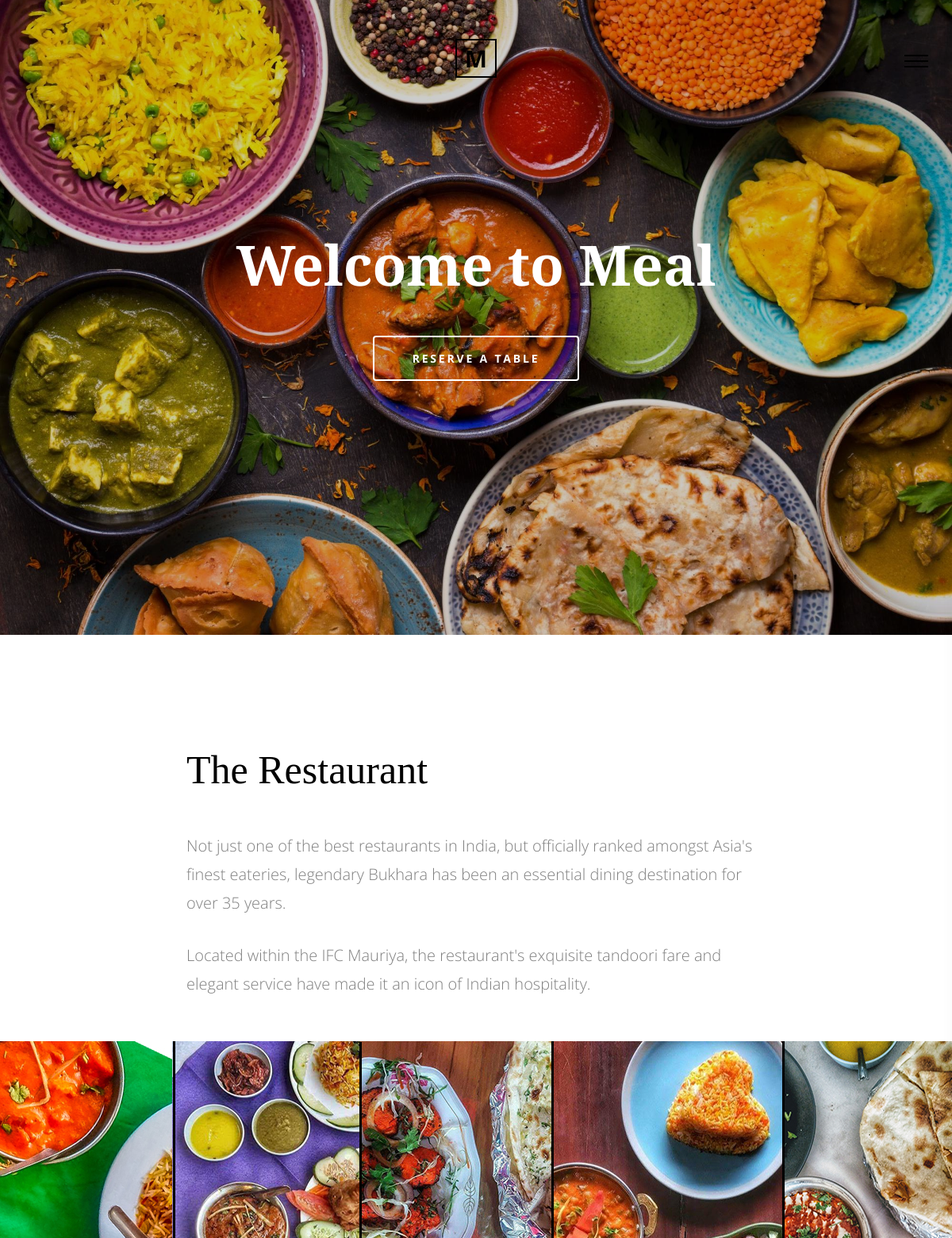
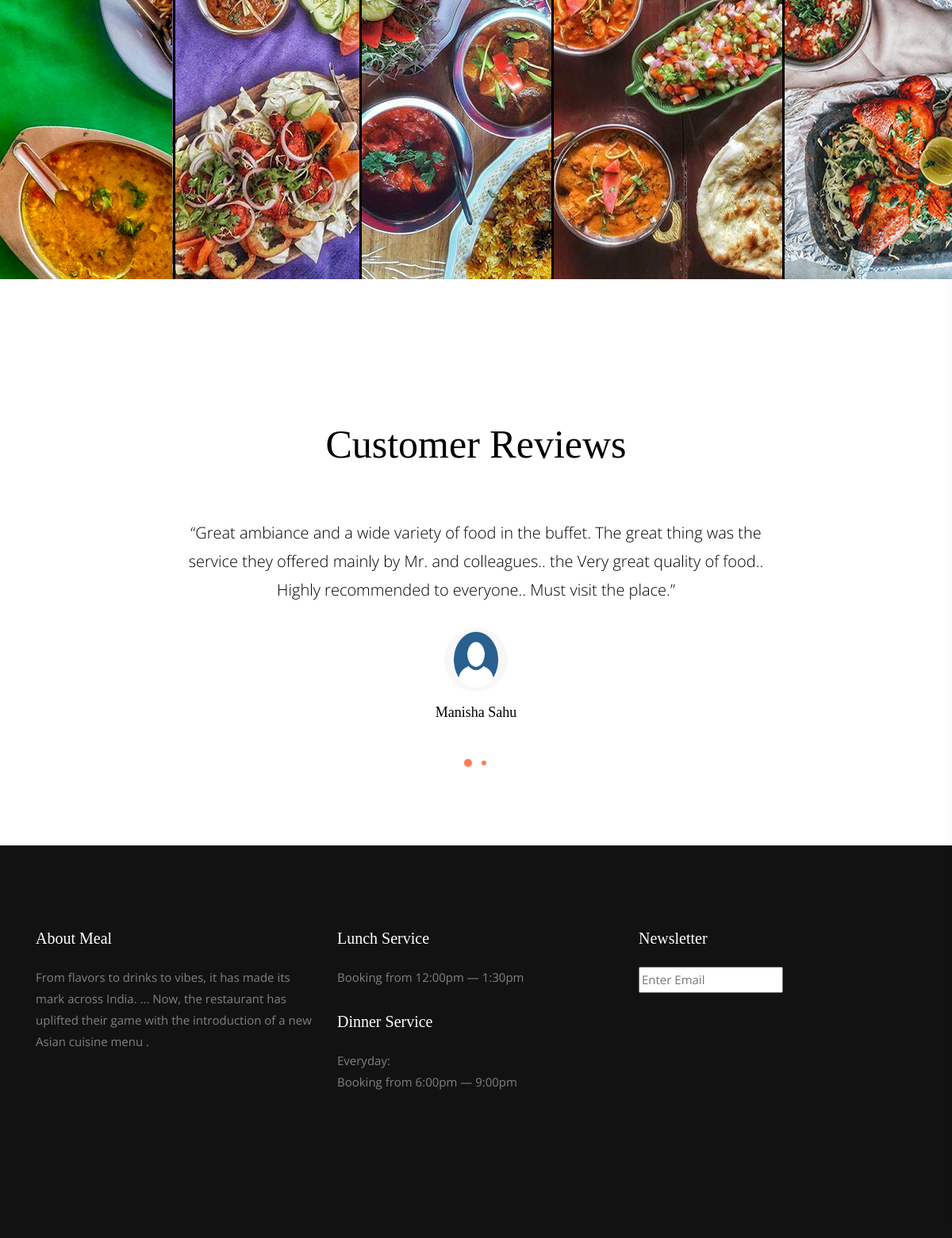
The page / on the database its author committed (2 pictures, top to bottom).
### Booking/models.py (models this page shows)
class Contact(models.Model):
	name=models.CharField(max_length=200)
	email=models.EmailField(max_length=200)
	phoneno=models.IntegerField(max_length=10)
	message=models.TextField()

### Booking/views.py (the view, shortened to what this page needs)
# urls.py: path('',views.index,name='index'),
def index(req):
	review=Contact.objects.all()
	return render(req,'Booking/index.html',context={'review':review})

### Booking/templates/Booking/index.html (shortened to what this page needs)
{% extends 'Booking/base.html' %}
{% load static %}
{% block content %}
      <div class="main-wrap " id="section-home">
        <div class="cover_1 overlay bg-light">
          <div class="img_bg" style="background-image: url({% static 'images/main.jpg' %});" data-stellar-background-ratio="0.5">
            <div class="container">
              <div class="row align-items-center justify-content-center text-center">
                <div class="col-md-10" data-aos="fade-up">
                  <h2 class="heading mb-5">Welcome to Meal</h2>
                                 <p><a href="{% url 'register' %}" class="smoothscroll btn btn-outline-white px-5 py-3">Reserve A Table</a></p></div>
              </div>
            </div>
          </div>
        </div>
        <div class="section pb-3 bg-white" id="section-about" data-aos="fade-up">
          <div class="container">
            <div class="row align-items-center justify-content-center">
              <div class="col-md-12 col-lg-8 section-heading">
                <h2 class="heading mb-5">The Restaurant</h2>
                <p> Not just one of the best restaurants in India, but officially ranked amongst Asia's finest eateries, legendary Bukhara has been an essential dining destination for over 35 years. </p>
                <p>Located within the IFC Mauriya, the restaurant's exquisite tandoori fare and elegant service have made it an icon of Indian hospitality.</p>
              </div>
            </div>
          </div>
        </div>
        <div class="section bg-white pt-2 pb-2 text-center" data-aos="fade">
          <p><img src="{% static 'images/back.jpg' %}" height=55px alt="Image" class="img-fluid"></p>
        </div>
         <div class="section bg-white"  data-aos="fade-up">
          <div class="container">
            <div class="row section-heading justify-content-center mb-5">
              <div class="col-md-8 text-center">
                <h2 class="heading mb-3">Customer Reviews</h2>
              </div>
            </div>
            <div class="row justify-content-center text-center" data-aos="fade-up">
              <div class="col-md-8">
                <div class="owl-carousel home-slider-loop-false">
                {% for review in review %}
                  <div class="item">
                    <blockquote class="testimonial">
                      <p>&ldquo;{{review.message}}&rdquo;</p>
                      <div class="author">
                        <img src="{% static 'images/profile.png' %}" alt="Image placeholder" class="mb-3">
                        <h4>{{review.name}}</h4>
                      </div>
                    </blockquote>
                  </div>
                 {% endfor %}
                </div>
              </div>
            </div>
          </div>
        </div>
        <footer class="ftco-footer">
          <div class="container">
            <div class="row">
            <div class="col-md-4 mb-5">
              <div class="footer-widget">
                <h3 class="mb-4">About Meal</h3>
                <p>From flavors to drinks to vibes, it has made its mark across India. ... Now, the restaurant has uplifted their game with the introduction of a new Asian cuisine menu . </p>
              </div>
            </div>
            <div class="col-md-4 mb-5">
              <div class="footer-widget">
                <h3 class="mb-4">Lunch Service</h3>
                <p>Booking from 12:00pm &mdash; 1:30pm</p>
                <h3 class="mb-4">Dinner Service</h3>
                <p>Everyday: <br> Booking from 6:00pm &mdash; 9:00pm</p>
              </div>
            </div>
            <div class="col-md-4">
              <div class="footer-widget">
                <h3 class="mb-4">Newsletter</h3>
                <form action="" method="POST" >
                    <input type="email" name='email' placeholder="Enter Email">
               </form>
              </div>
            </div>
            </div>
          </div>
        </footer>
{% endblock %}

### Booking/static/css/style.css (style rules this page uses)
html { overflow-x: hidden; }
body { background: #fff; font-family: "Open Sans", Arial, sans-serif; font-size: 20px; line-height: 1.8; font-weight: 300; color: gray; }
p, ul, ol { margin-bottom: 30px; }
a { -webkit-transition: .3s all ease; -o-transition: .3s all ease; transition: .3s all ease; text-decoration: none; }
h1, h2, h3, h4, h5 { color: #000; font-family: "Playfair Display", serif; }
.btn, .form-control { outline: none; }
.btn { text-transform: uppercase; letter-spacing: .2em; font-size: 14px; font-weight: 700; }
.btn.btn-outline-white { border: 2px solid #fff; background: none; color: #fff; text-decoration: none; }
.section-heading h2 { font-size: 50px; }
.testimonial p { font-size: 20px; color: #000; }
.testimonial .author { text-align: center; }
.testimonial .author img { width: 80px; height: 80px; border-radius: 50%; margin: 0 auto; }
.testimonial .author h4 { font-size: 18px; margin-bottom: 0; }
.owl-carousel.home-slider, .owl-carousel.home-slider-loop-false { z-index: 1; position: relative; }
.section { padding: 7em 0; z-index: 2; position: relative; }
.cover_1 { position: relative; overflow: hidden; }
.cover_1.overlay:before { position: absolute; content: ""; top: 0; left: 0; right: 0; bottom: 0; background: #000; opacity: .2; }
.cover_1 .img_bg { background-repeat: no-repeat; background-size: cover !important; background-position: center center; }
.cover_1 .img_bg, .cover_1 .img_bg > .container > .row { min-height: 700px; height: 100vh; }
.cover_1 .heading { color: white; font-weight: 300; font-size: 30px; line-height: 1.5; }
@media (min-width: 768px) { .cover_1 .heading { font-size: 70px; font-weight: 900; line-height: 1.2; } }
.cover_1 a { color: rgba(255, 255, 255, 0.8); border-bottom: 1px solid rgba(255, 255, 255, 0.6); }
.ftco-footer { background: #121212; padding: 7em 0; font-size: 15px; font-weight: 400; }
.ftco-footer .footer-widget h3 { font-size: 20px; color: #fff; }

### rows shown on the page
Contact: message "Great ambiance and a wide variety of food in the buffet. The great thing was the service they offered mainly by Mr. and colleagues.. the Very great quality of food.. Highly recommended to everyone.. Must visit the place.", name "Manisha Sahu"
